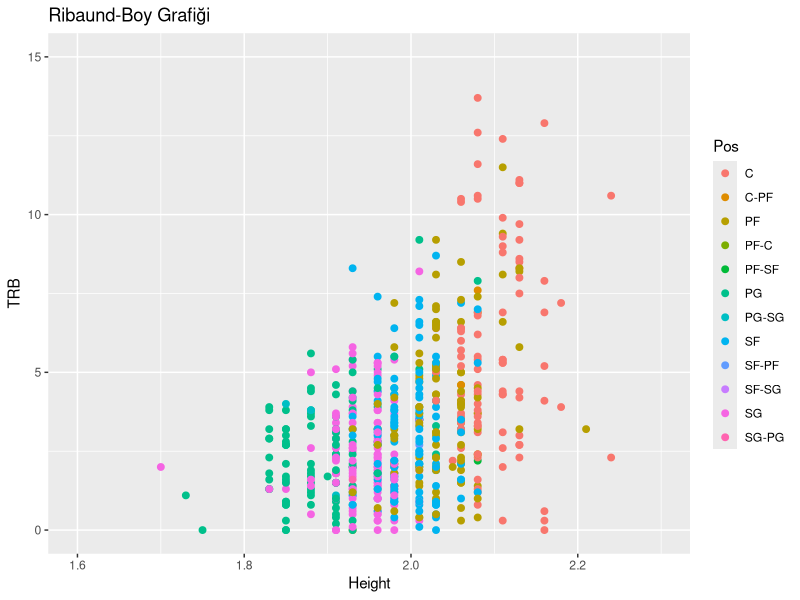
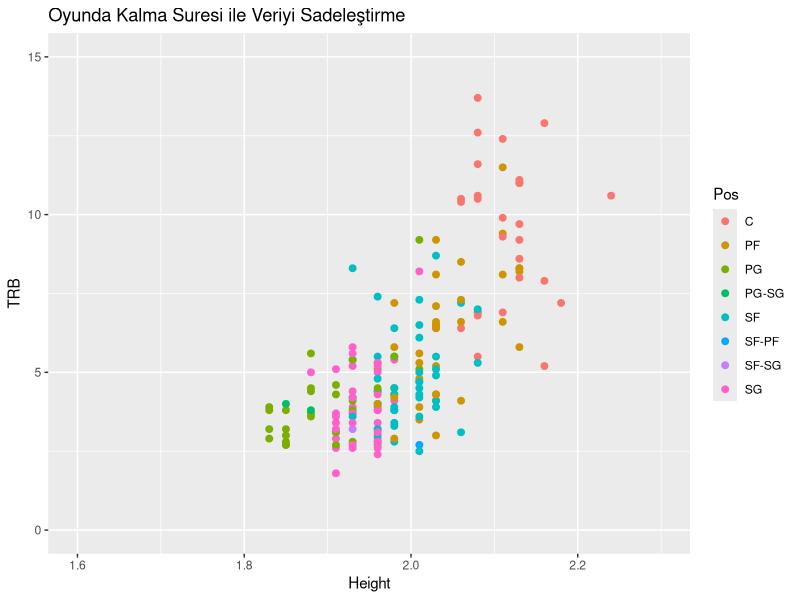
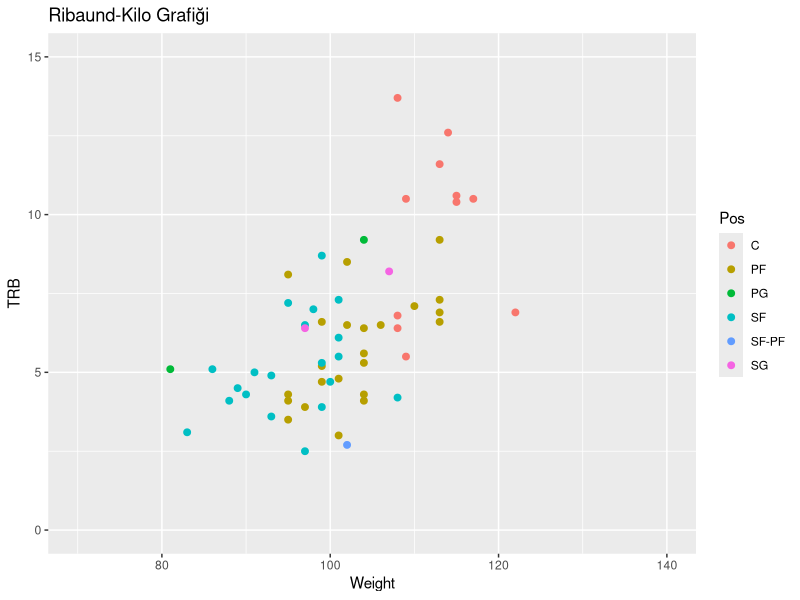
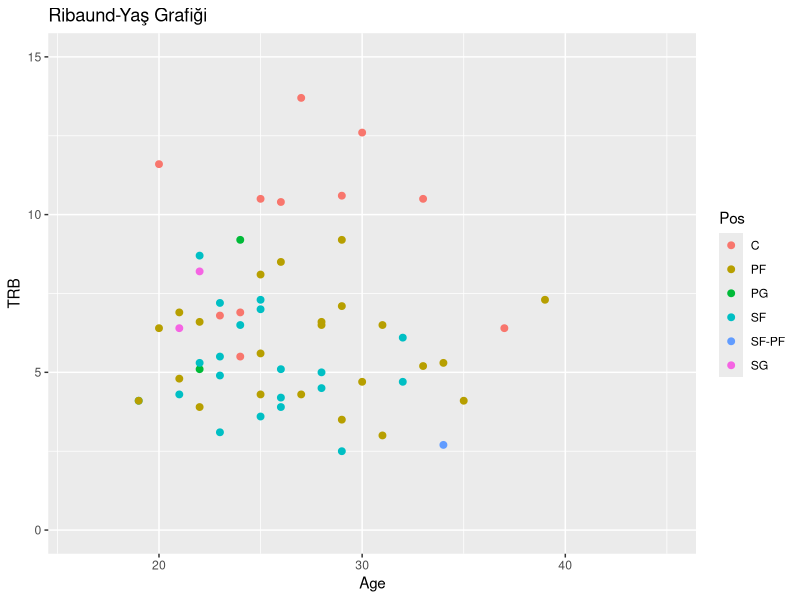
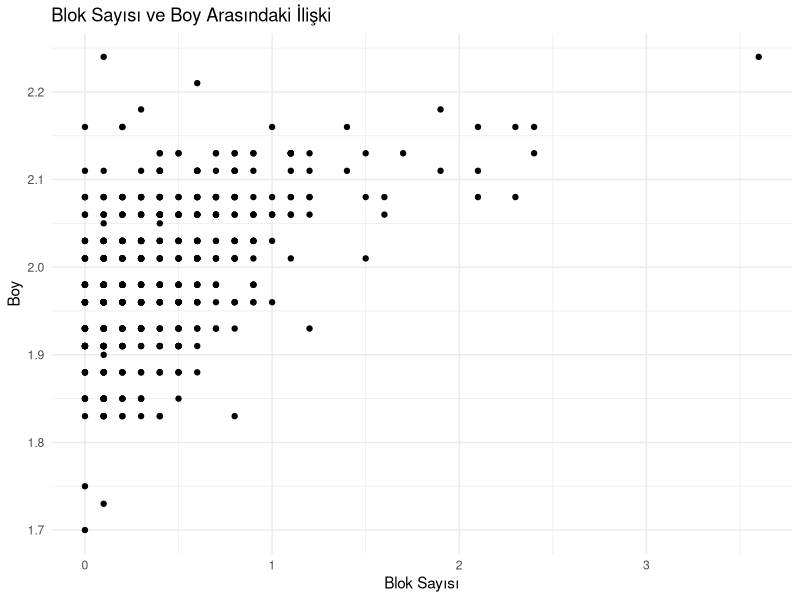
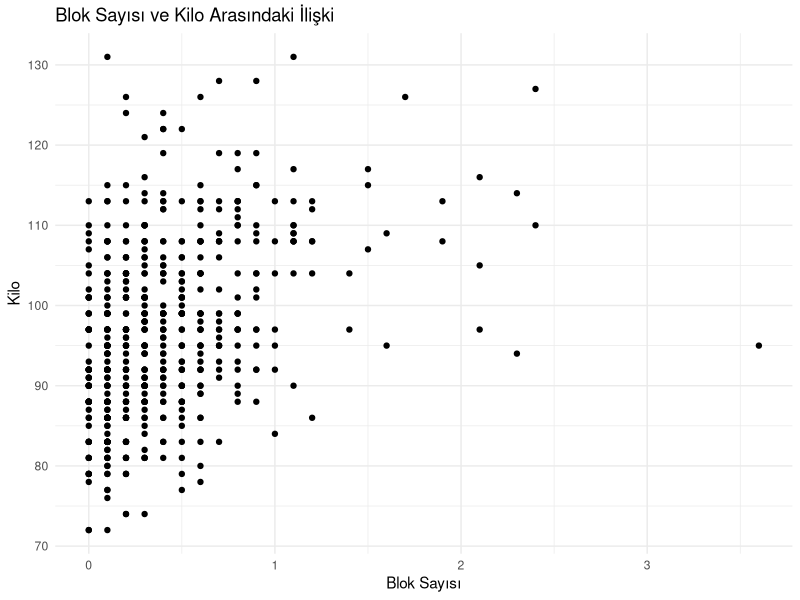

R code for these plots, in order:
## ---- chunk 1

# Veri setini yükleme
veri <- read.csv(file = "NBA_Dataset_yeni.csv", head = TRUE, sep=",")

#veriyi TRB sütununa göre sıralama
rebounds_data <- veri[order(veri$TRB, decreasing = TRUE),]

#Player-TRB list
TRB <- rebounds_data[,c("Player", "TRB")]

#Player-Height list
Height <- rebounds_data[,c("Player", "Height")]

#Gerekli kütüphaneleri yükleme
library(ggplot2)
library(dslabs)
library(conflicted)
# Library mesajlarını göstermeden yüklemek için eklendi
suppressPackageStartupMessages(library(tidyverse))

#Veri görselleştirme
veri %>% dplyr::filter(MP >0) %>% ggplot() + geom_point(aes(x = Height, y = TRB, color= Pos), size = 2)+ scale_x_continuous(limits = c(1.6, 2.3)) +scale_y_continuous(limits = c(0, 15)) + ggtitle("Ribaund-Boy Grafiği")

#veriyi sadeleştirme
veri %>% dplyr::filter(MP >25) %>% ggplot() + geom_point(aes(x = Height, y = TRB, color =
Pos), size = 2 )+ scale_x_continuous(limits = c(1.6, 2.3)) +scale_y_continuous(limits = c(0, 15)) + ggtitle("Oyunda Kalma Suresi ile Veriyi Sadeleştirme")

#outliers grupları filtreleme
veri %>% dplyr::filter(MP >25  & Height>2.0 & Height< 2.1) %>% ggplot() + geom_point(aes(x = Weight, y = TRB , color =Pos ), size = 2) + scale_x_continuous(limits = c(70, 140)) +scale_y_continuous(limits = c(0, 15)) + ggtitle("Ribaund-Kilo Grafiği")

veri %>% dplyr::filter(MP >25  & Height>2.0 & Height< 2.1) %>% ggplot() + geom_point(aes(x = Age, y = TRB , color =Pos), size = 2)+ scale_x_continuous(limits = c(16, 45)) +scale_y_continuous(limits = c(0, 15))+ ggtitle("Ribaund-Yaş Grafiği")


## ---- chunk 2
# Veri setini yükleme
veri <- read.csv(file = "NBA_Dataset_yeni.csv", header = TRUE, sep = ",")

# veriyi BLK sütununa göre sıralama
blok_data <- veri[order(veri$BLK, decreasing = TRUE),]

# BLK sütununa göre sıralanan veriyi alma
BlokAnaliz <- subset(blok_data, select = c("Player", "BLK", "Height"))
colnames(BlokAnaliz) <- c("oyuncu", "blok", "boy")

# boy sütununu düzgün formata çevirme
BlokAnaliz$boy <- as.numeric(gsub(",", ".", BlokAnaliz$boy))

# ggplot2 kütüphanesini yükleme
library(ggplot2)

# Scatterplot çizimi
ggplot(BlokAnaliz, aes(x = blok, y = boy)) +
  geom_point() +
  labs(title = "Blok Sayısı ve Boy Arasındaki İlişki",
       x = "Blok Sayısı",
       y = "Boy") +
  theme_minimal()

## ---- chunk 3

# Veri setini yükleme
veri <- read.csv(file = "NBA_Dataset_yeni.csv", header = TRUE, sep = ",")

# veriyi BLK sütununa göre sıralama
blok_data <- veri[order(veri$BLK, decreasing = TRUE),]

# BLK sütununa göre sıralanan veriyi alma
BlokAnaliz <- subset(blok_data, select = c("Player", "BLK", "Weight"))
colnames(BlokAnaliz) <- c("oyuncu", "blok", "kilo")

# boy sütununu düzgün formata çevirme
BlokAnaliz$kilo <- as.numeric(gsub(",", ".", BlokAnaliz$kilo))

# ggplot2 kütüphanesini yükleme
library(ggplot2)

# Scatterplot çizimi
ggplot(BlokAnaliz, aes(x = blok, y = kilo)) +
  geom_point() +
  labs(title = "Blok Sayısı ve Kilo Arasındaki İlişki",
       x = "Blok Sayısı",
       y = "Kilo") +
  theme_minimal()
